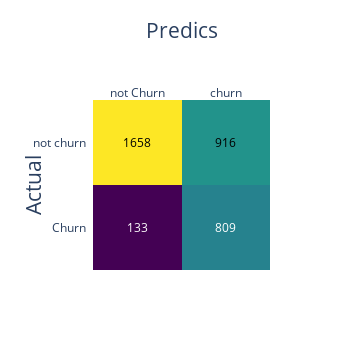
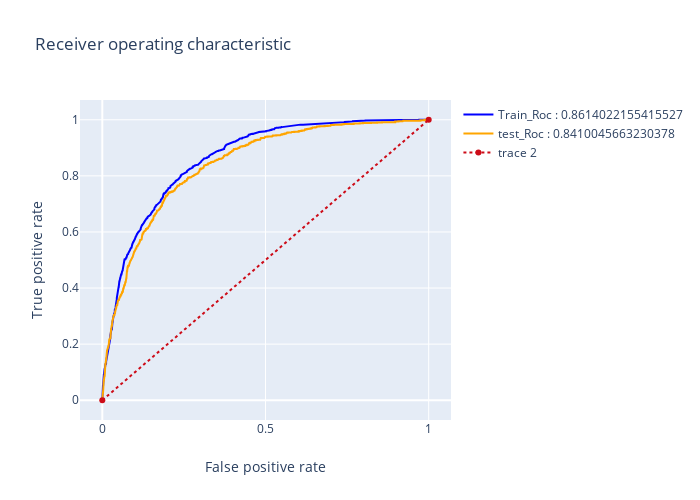
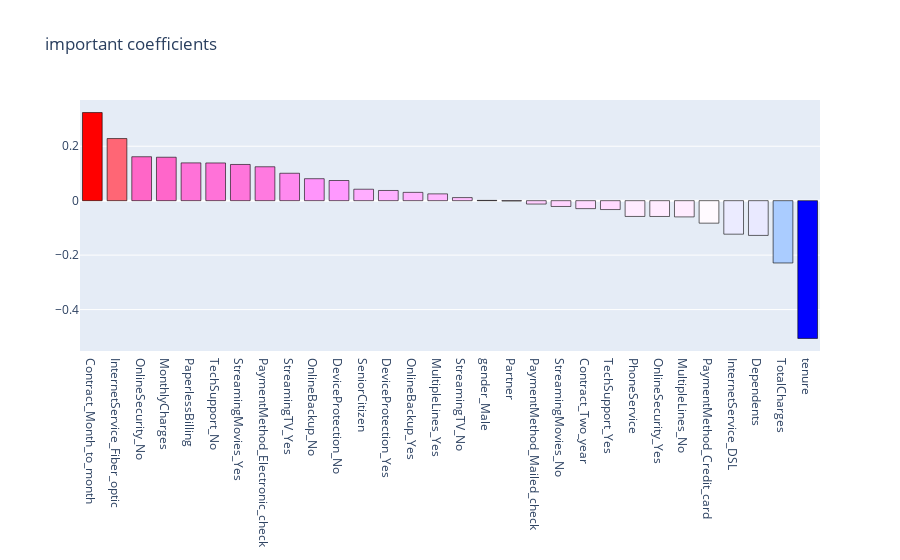

The notebook cell these images were saved under, in order:
### Code cell
# after Gridsearch
logreg_1 = LogisticRegression(C=0.01, fit_intercept= False, max_iter= 200, penalty= 'l2', 
                              random_state= 11, solver= 'liblinear')
# model results
results(logreg_1, X, X_train_smote, y_train_smote, X_test, y_test, 'coefficients', None)

### Figure 1 — Plotly figure (JSON) as saved in the notebook; plotly's stock layout.template omitted (floating-point values rounded to 4 significant figures)
{"data": [{"colorscale": [[0, "#440154"], [0.1111, "#482878"], [0.2222, "#3e4989"], [0.3333, "#31688e"], [0.4444, "#26828e"], [0.5556, "#1f9e89"], [0.6667, "#35b779"], [0.7778, "#6ece58"], [0.8889, "#b5de2b"], [1, "#fde725"]], "reversescale": false, "showscale": false, "type": "heatmap", "x": ["not Churn", "churn"], "y": ["Churn", "not churn"], "z": [[133, 809], [1658, 916]]}], "layout": {"annotations": [{"font": {"color": "#FFFFFF"}, "showarrow": false, "text": "133", "x": "not Churn", "xref": "x", "y": "Churn", "yref": "y"}, {"font": {"color": "#FFFFFF"}, "showarrow": false, "text": "809", "x": "churn", "xref": "x", "y": "Churn", "yref": "y"}, {"font": {"color": "#000000"}, "showarrow": false, "text": "1658", "x": "not Churn", "xref": "x", "y": "not churn", "yref": "y"}, {"font": {"color": "#000000"}, "showarrow": false, "text": "916", "x": "churn", "xref": "x", "y": "not churn", "yref": "y"}], "autosize": false, "height": 350, "width": 350, "xaxis": {"dtick": 1, "gridcolor": "rgb(0, 0, 0)", "side": "top", "tickmode": "array", "ticks": "", "title": {"font": {"size": 21}, "text": "Predics"}}, "yaxis": {"dtick": 1, "tickmode": "array", "ticks": "", "ticksuffix": "  ", "title": {"font": {"size": 21}, "text": "Actual"}}}}

### Figure 2 — Plotly figure (JSON) as saved in the notebook; plotly's stock layout.template omitted (floating-point values rounded to 4 significant figures; data arrays with more than 128 entries replaced by an {"elided": "..."} marker saying what was removed)
{"data": [{"line": {"color": "blue", "width": 2}, "name": "Train_Roc : 0.8614022155415527", "type": "scatter", "x": {"elided": "1528 float values"}, "y": {"elided": "1528 float values"}}, {"line": {"color": "orange", "width": 2}, "name": "test_Roc : 0.8410045663230378", "type": "scatter", "x": {"elided": "973 float values"}, "y": {"elided": "973 float values"}}, {"line": {"color": "rgb(205, 12, 24)", "dash": "dot", "width": 2}, "type": "scatter", "x": [0, 1], "y": [0, 1]}], "layout": {"autosize": false, "height": 500, "title": {"text": "Receiver operating characteristic"}, "width": 700, "xaxis": {"title": {"text": "False positive rate"}}, "yaxis": {"title": {"text": "True positive rate"}}}}

### Figure 3 — Plotly figure (JSON) as saved in the notebook; plotly's stock layout.template omitted (floating-point values rounded to 4 significant figures)
{"data": [{"marker": {"color": [0.3236, 0.2281, 0.1614, 0.1596, 0.1388, 0.1385, 0.133, 0.1245, 0.1006, 0.08066, 0.07401, 0.04198, 0.03745, 0.0305, 0.02495, 0.01132, 0.001004, -0.001161, -0.01246, -0.02132, -0.0293, -0.03268, -0.058, -0.05811, -0.05963, -0.08265, -0.1231, -0.1276, -0.2289, -0.5061], "colorscale": [[0, "rgb(0,0,255)"], [0.1, "rgb(51,153,255)"], [0.2, "rgb(102,204,255)"], [0.3, "rgb(153,204,255)"], [0.4, "rgb(204,204,255)"], [0.5, "rgb(255,255,255)"], [0.6, "rgb(255,204,255)"], [0.7, "rgb(255,153,255)"], [0.8, "rgb(255,102,204)"], [0.9, "rgb(255,102,102)"], [1, "rgb(255,0,0)"]], "line": {"color": "black", "width": 0.6}}, "name": "coefficients", "type": "bar", "x": ["Contract_Month_to_month", "InternetService_Fiber_optic", "OnlineSecurity_No", "MonthlyCharges", "PaperlessBilling", "TechSupport_No", "StreamingMovies_Yes", "PaymentMethod_Electronic_check", "StreamingTV_Yes", "OnlineBackup_No", "DeviceProtection_No", "SeniorCitizen", "DeviceProtection_Yes", "OnlineBackup_Yes", "MultipleLines_Yes", "StreamingTV_No", "gender_Male", "Partner", "PaymentMethod_Mailed_check", "StreamingMovies_No", "Contract_Two_year", "TechSupport_Yes", "PhoneService", "OnlineSecurity_Yes", "MultipleLines_No", "PaymentMethod_Credit_card", "InternetService_DSL", "Dependents", "TotalCharges", "tenure"], "y": [0.3236, 0.2281, 0.1614, 0.1596, 0.1388, 0.1385, 0.133, 0.1245, 0.1006, 0.08066, 0.07401, 0.04198, 0.03745, 0.0305, 0.02495, 0.01132, 0.001004, -0.001161, -0.01246, -0.02132, -0.0293, -0.03268, -0.058, -0.05811, -0.05963, -0.08265, -0.1231, -0.1276, -0.2289, -0.5061]}], "layout": {"title": {"text": "important coefficients"}}}
